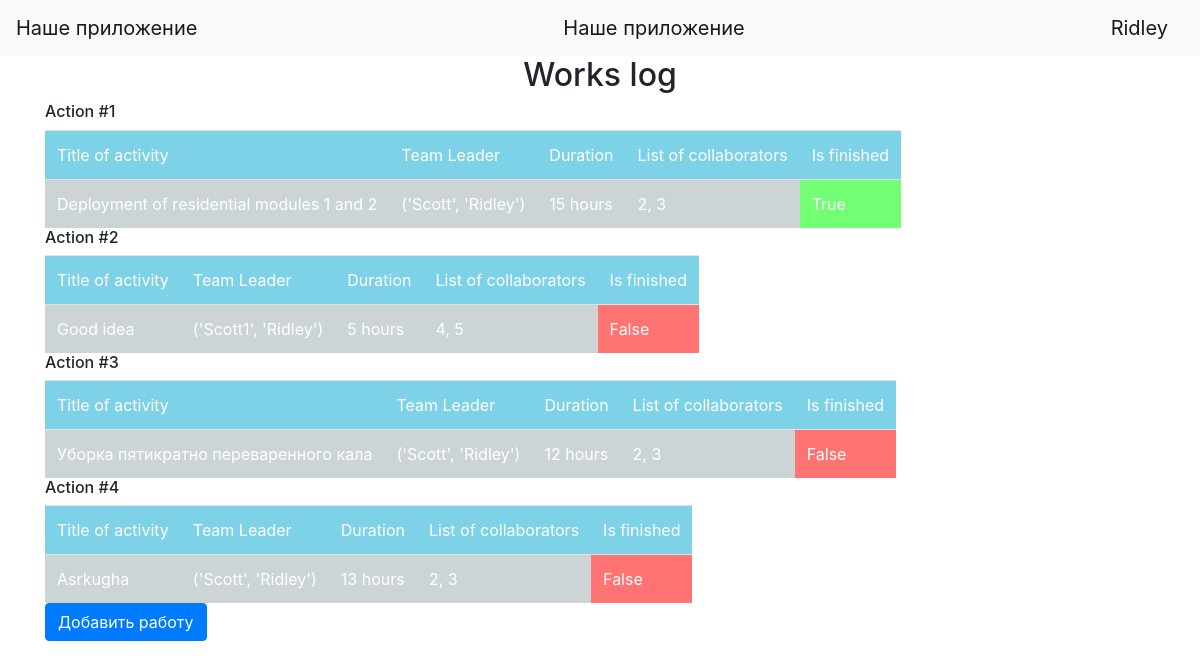
The page / (signed in) on the database its author committed.
### data/users.py (models this page shows, shortened)
class User(SqlAlchemyBase, UserMixin):
    __tablename__ = 'users'
    id = sqlalchemy.Column(sqlalchemy.Integer,
                           primary_key=True, autoincrement=True)
    surname = sqlalchemy.Column(sqlalchemy.String, nullable=True)
    name = sqlalchemy.Column(sqlalchemy.String, nullable=True)
    age = sqlalchemy.Column(sqlalchemy.Integer, nullable=True)
    position = sqlalchemy.Column(sqlalchemy.String, nullable=True)
    speciality = sqlalchemy.Column(sqlalchemy.String, nullable=True)
    address = sqlalchemy.Column(sqlalchemy.String, nullable=True)
    email = sqlalchemy.Column(sqlalchemy.String, unique=True, nullable=True)
    hashed_password = sqlalchemy.Column(sqlalchemy.String, nullable=True)
    modified_date = sqlalchemy.Column(sqlalchemy.DateTime,
                                      default=datetime.datetime.now)
    name_p = sqlalchemy.Column(sqlalchemy.String, nullable=True)
    jobs = orm.relation("Jobs", back_populates='user')

### data/jobs.py (models this page shows, shortened)
class Jobs(SqlAlchemyBase):
    __tablename__ = 'jobs'
    id = sqlalchemy.Column(sqlalchemy.Integer,
                           primary_key=True, autoincrement=True)
    team_leader = sqlalchemy.Column(sqlalchemy.Integer, nullable=True)
    job = sqlalchemy.Column(sqlalchemy.String, nullable=True)
    work_size = sqlalchemy.Column(sqlalchemy.Integer, nullable=True)
    collaborators = sqlalchemy.Column(sqlalchemy.String, nullable=True)
    start_date = sqlalchemy.Column(sqlalchemy.DateTime,
                                   default=datetime.datetime.now)
    end_date = sqlalchemy.Column(sqlalchemy.DateTime,
                                 default=datetime.datetime.now)
    is_finished = sqlalchemy.Column(sqlalchemy.Boolean, default=False)
    user_id = sqlalchemy.Column(sqlalchemy.Integer,
                                sqlalchemy.ForeignKey("users.id"))
    user = orm.relation('User')

### main1.py (the view)
@app.route('/')
def index():
    session = db_session.create_session()
    jobs = session.query(Jobs).all()
    users = session.query(User).all()
    names = {name.id: (name.surname, name.name) for name in users}
    return render_template('index.html', jobs=jobs, names=names)

### data/db_session.py (called while the page is built)
def create_session() -> Session:
    global __factory
    return __factory()

### main1.py (called while the page is built)
@login_manager.user_loader
def load_user(user_id):
    db_sess = db_session.create_session()
    return db_sess.query(User).get(user_id)

### templates/index.html (shortened to what this page needs)
{% extends "base.html" %}
{% block content %}
<h2 align="center">Works log</h2>
<div class="table">
     {% for job in jobs %}
         <table class="mytable">
             <h6>Action #{{loop.index}}</h6>
             <tr class="myrow">
                <td class="title">Title of activity</td>
                <td class="title">Team Leader</td>
                <td class="title">Duration</td>
                <td class="title">List of collaborators</td>
                <td class="title">Is finished</td>
             </tr>
             <tr class="myrow">
                <td class="ordinary"> {{ job.job.capitalize() }} </td>
                <td class="ordinary"> {{ names[job.team_leader][0], names[job.team_leader][1] }} </td>
                <td class="ordinary"> {{ job.work_size }} hours</td>
                <td class="ordinary"> {{ job.collaborators }} </td>
                {% if job.is_finished == True %}
                    <td class="ordinary2"> {{ job.is_finished }}</td>
                {% else %}
                    <td class="ordinary1"> {{ job.is_finished }}</td>
                {% endif %}
             </tr>
         </table>
     {% endfor %}
     {% if current_user.is_authenticated %}
        <a href="/add"><button type="button" class="btn btn-primary">Добавить работу</button></a>
     {% endif %}
</div>
{% endblock %}

### templates/base.html (shortened to what this page needs)
<!doctype html>
<html lang="en">
<head>
    <link href="static/1.css" rel="stylesheet">
    <link rel="stylesheet" href="https://stackpath.bootstrapcdn.com/bootstrap/4.4.1/css/bootstrap.min.css">
</head>
  <body>
    <header>
      <nav class="navbar navbar-light bg-light">
        <a class="navbar-brand" href="#">Наше приложение</a>
          <a class="navbar-brand" href="#">Наше приложение</a>
        {% if current_user.is_authenticated %}
            <a class="navbar-brand" href="/logout">{{ current_user.name }}</a>
        {% else %}
            <p>
                <a class="btn btn-primary " href="/register">Зарегистрироваться</a>
                <a class="btn btn-success" href="/login">Войти</a>
            </p>
        {% endif %}
      </nav>
    </header>
    <main role="main" class="container">
        {% block content %}{% endblock %}
    </main>
  </body>
</html>

### static/1.css (style rules this page uses)
.title { background: #7dd2e8; color: white; }
.ordinary { background: #cdd4d6; color: white }
.ordinary1 { background: #ff7373; color: white }
.ordinary2 { background: #73ff73; color: white }

### rows shown on the page
User: name "Ridley"
Jobs: job "Deployment of residential modules 1 and 2", team_leader.name "('Scott', 'Ridley')", work_size "15", collaborators "2, 3", is_finished "True"
Jobs: job "Good idea", team_leader.name "('Scott1', 'Ridley')", work_size "5", collaborators "4, 5", is_finished "False"
Jobs: job "Уборка пятикратно переваренного кала", team_leader.name "('Scott', 'Ridley')", work_size "12", collaborators "2, 3", is_finished "False"
Jobs: job "Asrkugha", team_leader.name "('Scott', 'Ridley')", work_size "13", collaborators "2, 3", is_finished "False"
